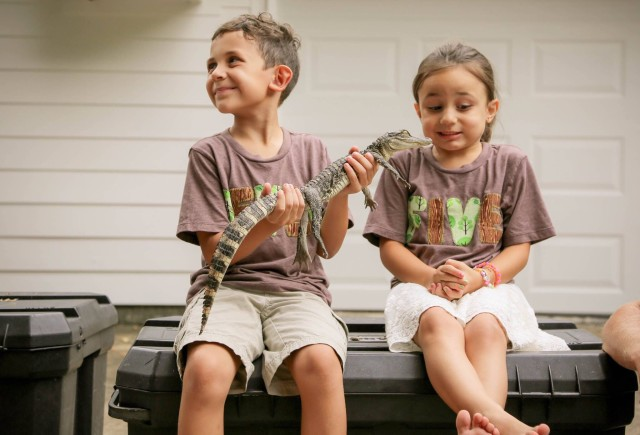
#> input picture opencv/learnOpencv/images/test4.jpg, 640 x 435 px, found by its file name
$ python '108-特征提取之关键点检测(GFTTDetector).py'
#> lines starting #> are read from the running program, lines starting #| are printed output that depends on the picture; after the words box and inside, x2 and y2 are one past the last pixel; in counts of white or black regions, pixels touching at a corner belong together
"""
特征提取之关键点检测(GFTTDetector)
"""

import cv2 as cv

image = cv.imread("images/test4.jpg")
#> image is the input picture: shape (435, 640, 3); mean B, G, R 128.9, 144.4, 162.4
cv.imshow("input", image)

# 创建GFTT特征检测器
gftt = cv.GFTTDetector_create(100, 0.01, 1, 3, False, 0.04)
kp1 = gftt.detect(image, None)
#> kp1 = 100 keypoints; strongest (x, y, size): (347, 324, 3), (204, 299, 3), (172, 342, 3), (349, 220, 3)
for marker in kp1:
    result = cv.drawMarker(image, tuple(int(i) for i in marker.pt), color=(0, 255, 0))
#> this loop made 100 passes
#> marker on passes 1 to 12: keypoint at (347, 324), size 3, keypoint at (204, 299), size 3, keypoint at (172, 342), size 3, keypoint at (349, 220), size 3, keypoint at (388, 350), size 3, keypoint at (178, 321), size 3, keypoint at (348, 227), size 3, keypoint at (384, 324), size 3, keypoint at (115, 389), size 3, keypoint at (368, 207), size 3, keypoint at (203, 297), size 3, keypoint at (384, 331), size 3
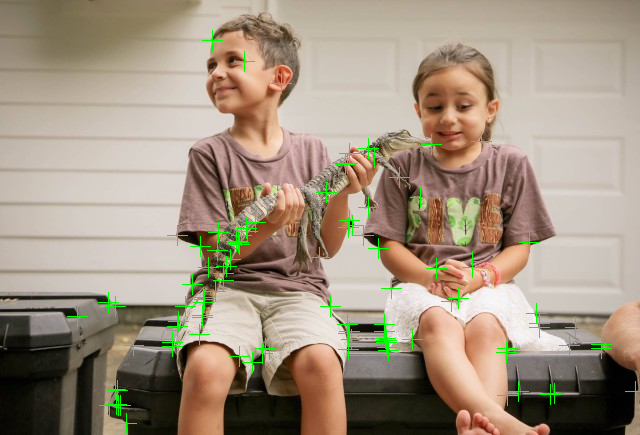
#> image: shape (435, 640, 3); 1.37% of pixels changed, all inside (x1, y1, x2, y2) = (67, 30, 640, 434)

cv.imshow("GFTT-Keypoint-Detect", result)
cv.waitKey(0)
cv.destroyAllWindows()

$ run again, with opencv/learnOpencv/images/test1.jpg copied over opencv/learnOpencv/images/test4.jpg
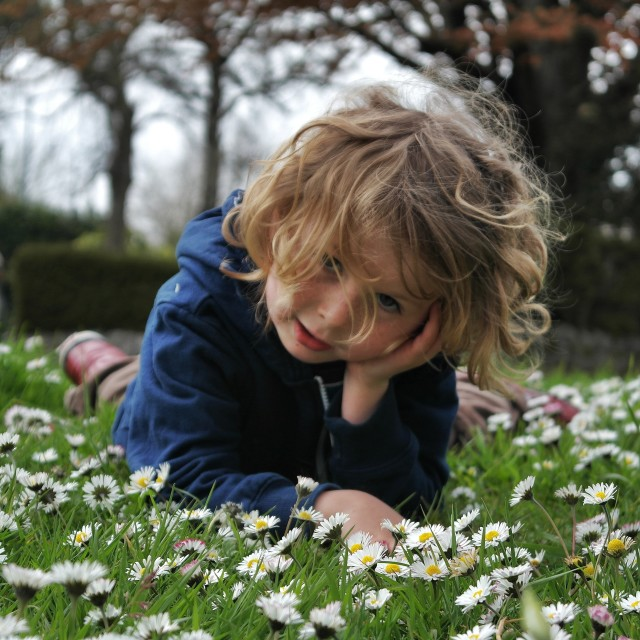
#> input picture opencv/learnOpencv/images/test1.jpg, 640 x 640 px, found by its file name
#> image is the input picture: shape (640, 640, 3); mean B, G, R 84.9, 100.5, 98
#> kp1 = 100 keypoints; strongest (x, y, size): (418, 523, 3), (432, 579, 3), (206, 583, 3), (409, 520, 3)
#> the loop `for marker in kp1:` made 100 passes
#> marker on passes 1 to 8: keypoint at (418, 523), size 3, keypoint at (432, 579), size 3, keypoint at (206, 583), size 3, keypoint at (409, 520), size 3, keypoint at (480, 527), size 3, keypoint at (635, 596), size 3, keypoint at (281, 539), size 3, keypoint at (501, 553), size 3
#> after the loop `for marker in kp1:`:
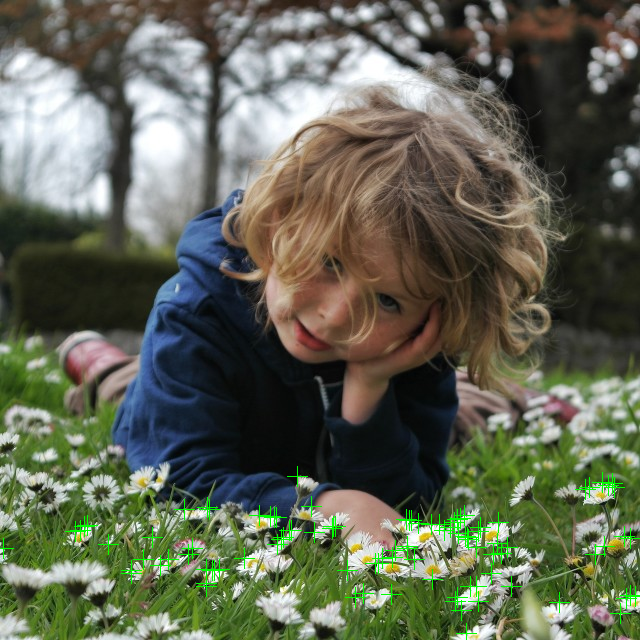
#> image: shape (640, 640, 3); 0.91% of pixels changed, all inside (x1, y1, x2, y2) = (0, 466, 640, 640)

$ run again, with opencv/learnOpencv/images/test2.jpg copied over opencv/learnOpencv/images/test4.jpg
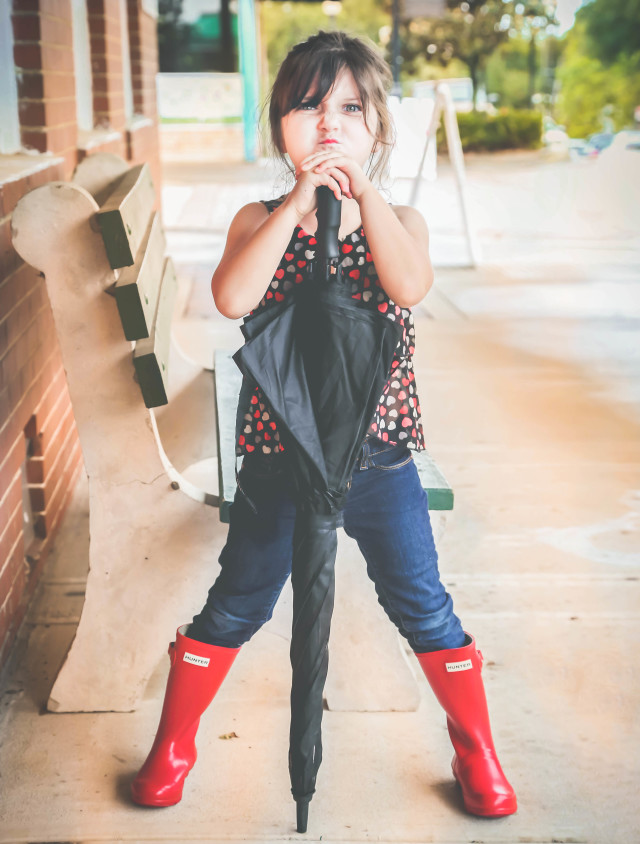
#> input picture opencv/learnOpencv/images/test2.jpg, 640 x 844 px, found by its file name
#> image is the input picture: shape (844, 640, 3); mean B, G, R 155.8, 170.4, 188.4
#> kp1 = 100 keypoints; strongest (x, y, size): (382, 419, 3), (410, 361, 3), (243, 455, 3), (400, 357, 3)
#> the loop `for marker in kp1:` made 100 passes
#> marker on passes 1 to 8: keypoint at (382, 419), size 3, keypoint at (410, 361), size 3, keypoint at (243, 455), size 3, keypoint at (400, 357), size 3, keypoint at (313, 235), size 3, keypoint at (411, 392), size 3, keypoint at (314, 251), size 3, keypoint at (393, 303), size 3
#> after the loop `for marker in kp1:`:
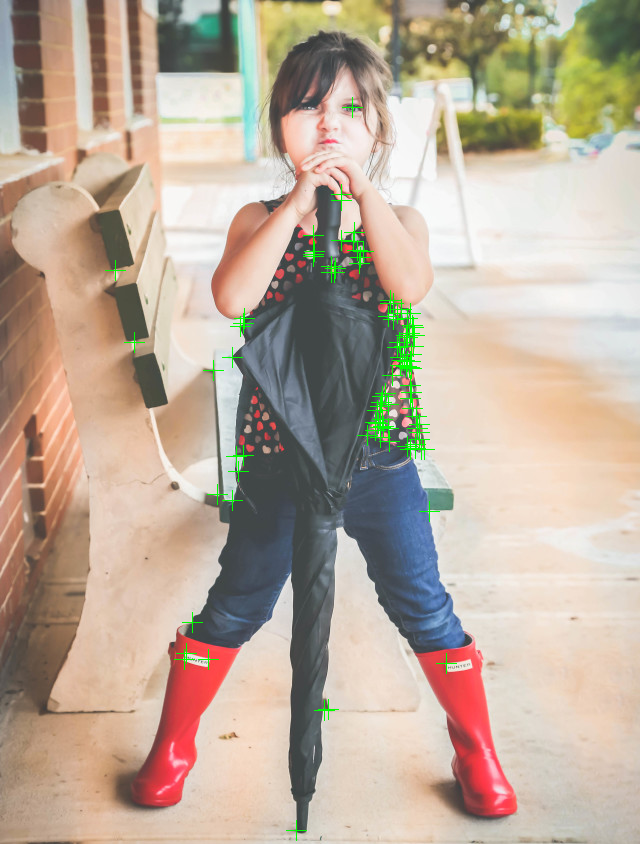
#> image: shape (844, 640, 3); 0.66% of pixels changed, all inside (x1, y1, x2, y2) = (105, 97, 457, 841)

$ run again, with opencv/learnOpencv/images/test3.jpg copied over opencv/learnOpencv/images/test4.jpg
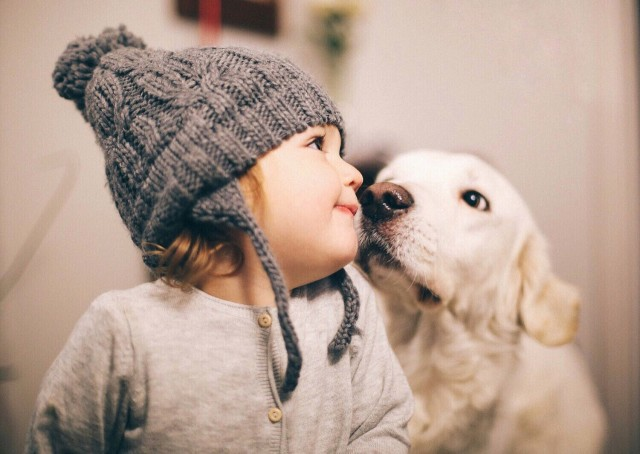
#> input picture opencv/learnOpencv/images/test3.jpg, 640 x 454 px, found by its file name
#> image is the input picture: shape (454, 640, 3); mean B, G, R 144.9, 158.2, 180.7
#> kp1 = 100 keypoints; strongest (x, y, size): (472, 196, 3), (250, 72, 3), (400, 199, 3), (321, 149, 3)
#> the loop `for marker in kp1:` made 100 passes
#> marker on passes 1 to 8: keypoint at (472, 196), size 3, keypoint at (250, 72), size 3, keypoint at (400, 199), size 3, keypoint at (321, 149), size 3, keypoint at (472, 198), size 3, keypoint at (322, 137), size 3, keypoint at (229, 86), size 3, keypoint at (353, 215), size 3
#> after the loop `for marker in kp1:`:
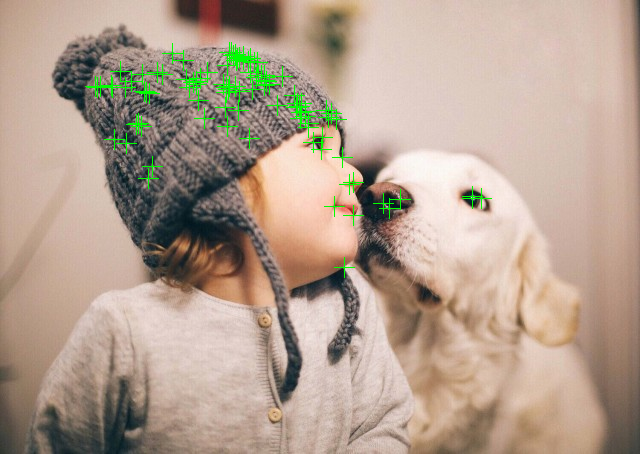
#> image: shape (454, 640, 3); 1.22% of pixels changed, all inside (x1, y1, x2, y2) = (85, 42, 492, 278)
